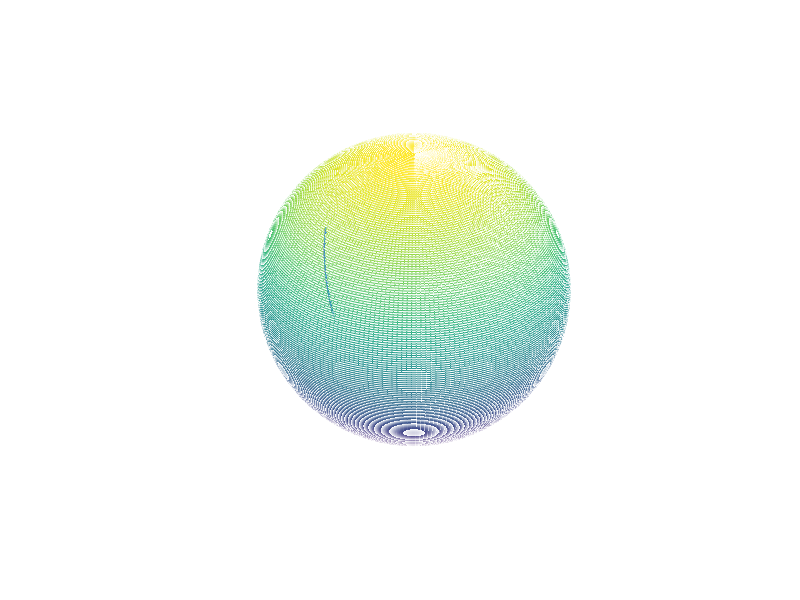

Here is the MATLAB script that generated this plot:
%          -------------
%          Introduction:
%          -------------
%          
%    The purpose of this code is 
%          -------------------------------------------------------
%
%    x'' = f(x, x', y, y', t)
%    y'' = g(x, x', y, y', t)
%
%    Approach: Expand x, y in Taylor series up to O(t^2) to 
%    obtain a numerical algorithm.
%
%    For the purposes of the code, let a = x, b = y, c = x', and d = y'.
%    ...

%          --------------------
%          Function Definitions:
%          --------------------

f = @(A, B, C, D, T)((C - 4.*C.*D.*cos(B)).*((D.^2).*(csc(B))+((C.^2).*sin(B)))./(2*((D.^2) + (C.^2).*((sin(B)).^2))));
g = @(A, B, C, D, T)(((C.^2).*sin(B).*cos(B)) + (D./(2*((D.^2) + (C.^2).*(sin(B).^2)))));

%          --------------
%          Initial Values:
%          --------------

t_0 = 0;
t_final = 1;

a0 = pi;     %initial positions
b0 = pi/4;

c0 = 1;      %initial velocities
d0 = 1;



%          --------------
%          Discretization:
%          --------------

numPts = 10000;
t = linspace(t_0, t_final, numPts);
delta_t = (t_final - t_0)/(numPts - 1);
a = [a0, zeros(1, numPts - 1)];
b = [b0, zeros(1, numPts - 1)];
c = [c0, zeros(1, numPts - 1)];
d = [d0, zeros(1, numPts - 1)];

%          -------------------
%          Numerical Algorithm:
%          -------------------

for i = 1:(numPts - 1)
    a(i + 1) = a(i) + c(i)*delta_t + (1/2)*(delta_t^2)*f(a(i), b(i), c(i), d(i), t(i));
    b(i + 1) = b(i) + d(i)*delta_t + (1/2)*(delta_t^2)*g(a(i), b(i), c(i), d(i), t(i));
    c(i + 1) = c(i) + delta_t*f(a(i), b(i), c(i), d(i), t(i));
    d(i + 1) = d(i) + delta_t*g(a(i), b(i), c(i), d(i), t(i));
end

%     ASIDE: Graphing the Solution.
%
%     Now suppose the surface parameterization is given by:
%
%           X = F(x, y), Y = G(x, y), Z = H(x, y),
%
%     where F, G, H are functions we will soon define. Then we want to
%     graph both the surface and the geodesic curve that has been 
%     calculated (at least parametrically). Thus we need a 2D
%     discretization in terms of variables u and v for the surface, and 
%     then we will use F, G, H to plot both the surface and the geodesic.


%          -----------------------------------------
%          Surface Parameterization & Discretization:
%          -----------------------------------------

surface_pts = 200;

F = @(M, N)((cos(M)')*sin(N));     %Parametric definition of surface for matrices
G = @(M, N)((sin(M)')*sin(N));
H = @(M, N)((ones(surface_pts, 1))*cos(N));

F2 = @(m, n)(cos(m).*sin(n));
G2 = @(m, n)(sin(m).*sin(n));
H2 = @(m, n)(cos(n));

u0 = 0; u_final = 2*pi;       %Parameter domains
v0 = 0; v_final = pi;

u = linspace(u0, u_final, surface_pts);
v = linspace(v0, v_final, surface_pts);

%          -----------
%          Final Plots:
%          -----------

X = F(u, v);
Y = G(u, v);
Z = H(u, v);

Gx = F2(a, b);
Gy = G2(a, b);
Gz = H2(a, b);

mesh(X, Y, Z), hold on
axis equal
grid off
axis off
plot3(Gx, Gy, Gz, 'LineWidth', 2);







